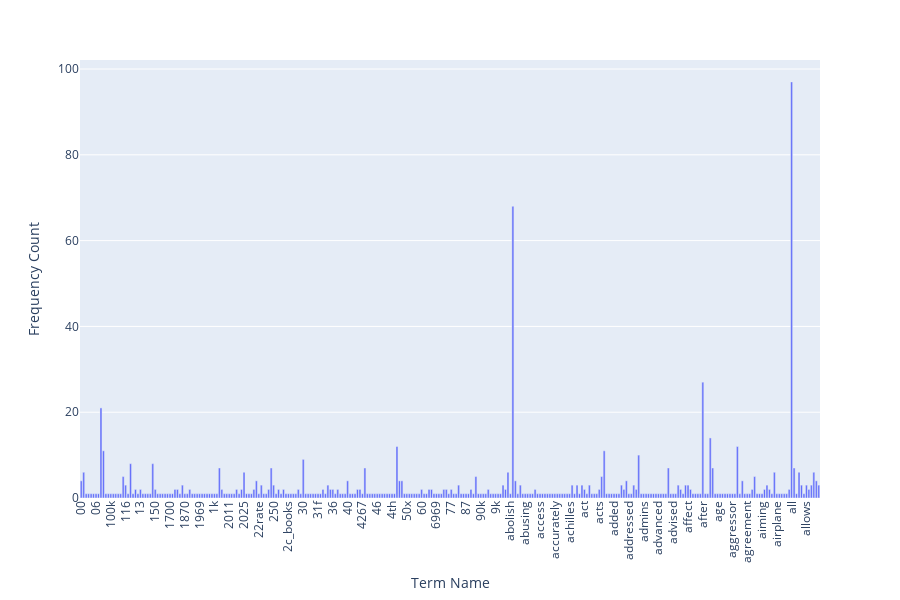

Source (notebook cell):
### Markdown cell above
### >>> **Exercise 12 (take home):**
If you want a nicer interactive visualization here, I would encourage you try to install and use plotly to achieve this.

### Code cell
# Answer here
import plotly.express as px
df_freq_300term = pd.DataFrame({
    "term": count_vect.get_feature_names_out()[:300],
    "freq": np.asarray(term_frequencies)[:300]
})
fig_300 = px.bar(df_freq_300term, x='term', y='freq', height=600)
fig_300.update_layout(xaxis_tickangle=-90, xaxis_title_text='Term Name', yaxis_title_text='Frequency Count')

### Figure 1 — Plotly figure (JSON) as saved in the notebook; plotly's stock layout.template omitted (floating-point values rounded to 4 significant figures; data arrays with more than 128 entries replaced by an {"elided": "..."} marker saying what was removed)
{"data": [{"hovertemplate": "term=%{x}<br>freq=%{y}<extra></extra>", "legendgroup": "", "marker": {"color": "#636efa", "pattern": {"shape": ""}}, "name": "", "orientation": "v", "showlegend": false, "textposition": "auto", "type": "bar", "x": {"elided": "300 str values"}, "xaxis": "x", "y": {"elided": "300 int values"}, "yaxis": "y"}], "layout": {"barmode": "relative", "height": 600, "legend": {"tracegroupgap": 0}, "margin": {"t": 60}, "xaxis": {"anchor": "y", "domain": [0, 1], "tickangle": -90, "title": {"text": "Term Name"}}, "yaxis": {"anchor": "x", "domain": [0, 1], "title": {"text": "Frequency Count"}}}}
